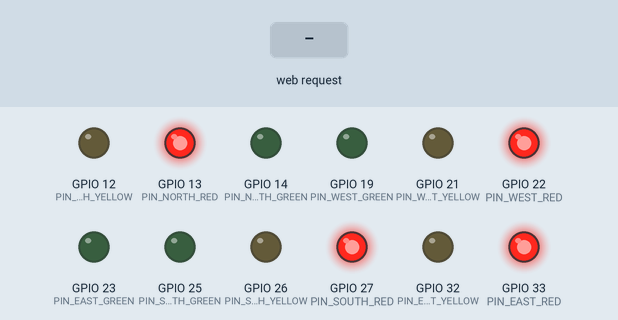
Bench run of a sketch on a simulated ESP32. Shown: output pins drawn as LEDs (lit = HIGH). The inputs (shaded band) are chosen by the test bench. WiFi joins after 1.5 s; servers stay silent unless stated; what the sketch prints to the serial monitor is not drawn.

Above: at 3.2 s.
3.3 s: HTTP request GET /all_off received
At 3.7 s:
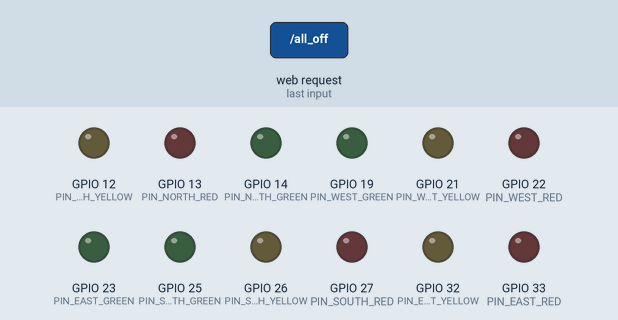
4.8 s: HTTP request GET /traffic?lane=1&signal=1&north=1 received
At 5.8 s:
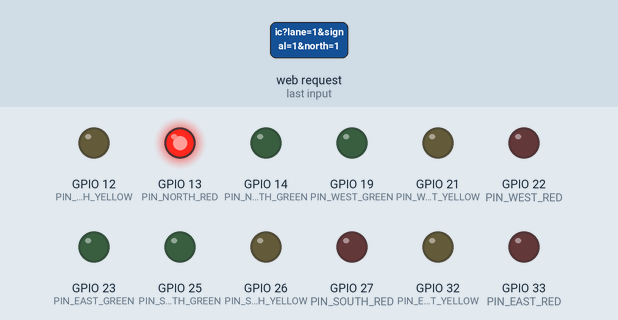
6.3 s: HTTP request GET /reset received
At 7.2 s:
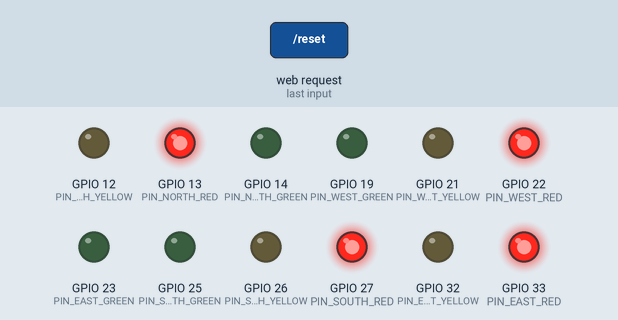
7.8 s: HTTP request GET /all_off?lane=1&signal=1&north=1 received
At 8.3 s:
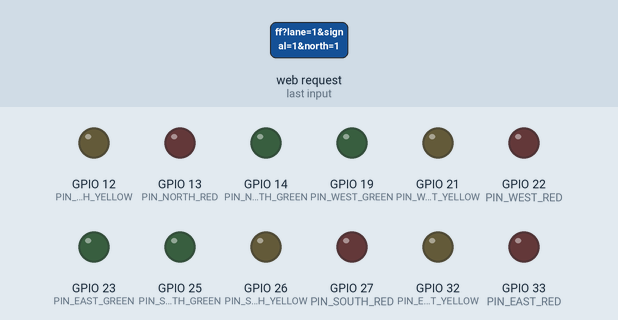
Timing chart, 0 to 10.3 s (numbered marks = the images above; inputs shaded):
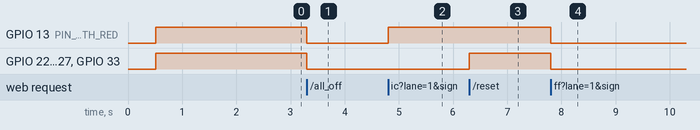

Measured:
- after the input at 3.3 s, GPIO 13 (PIN_NORTH_RED), GPIO 22 (PIN_WEST_RED), GPIO 27 (PIN_SOUTH_RED), GPIO 33 (PIN_EAST_RED): HIGH → LOW at once
- after the input at 4.8 s, GPIO 13 (PIN_NORTH_RED): LOW → HIGH at once
- after the input at 6.3 s, GPIO 22 (PIN_WEST_RED), GPIO 27 (PIN_SOUTH_RED), GPIO 33 (PIN_EAST_RED): LOW → HIGH at once
- after the input at 7.8 s, GPIO 13 (PIN_NORTH_RED), GPIO 22 (PIN_WEST_RED), GPIO 27 (PIN_SOUTH_RED), GPIO 33 (PIN_EAST_RED): HIGH → LOW at once

The sketch:

traffic_signal_controller.ino
```cpp
/*
 * ============================================================================
 * 🚦 ADAPTIVE TRAFFIC SIGNAL CONTROLLER - ESP32 FIRMWARE
 * Target Board: DOIT ESP32 DEVKIT V1
 * ============================================================================
 *
 * Hardware Pin Mapping:
 * NORTH: Red = GPIO 13, Yellow = GPIO 12, Green = GPIO 14
 * SOUTH: Red = GPIO 27, Yellow = GPIO 26, Green = GPIO 25
 * EAST:  Red = GPIO 33, Yellow = GPIO 32, Green = GPIO 23
 * WEST:  Red = GPIO 22, Yellow = GPIO 21, Green = GPIO 19
 *
 * HTTP Endpoints:
 * - GET /                                -> Status string & HTML Dashboard
 * - GET /status                         -> JSON status of all 4 lanes
 * - GET /signal?lane=North&signal=GREEN -> Set single lane (others remain unchanged)
 * - GET /traffic?north=RED&south=GREEN&east=RED&west=RED -> Atomic 4-lane update
 * - GET /reset                          -> Safe state: ALL RED
 * - GET /all_off                        -> Turns all 12 LEDs OFF
 * ============================================================================
 */

#include <WiFi.h>
#include <WebServer.h>

// ============================================================================
// WI-FI CONFIGURATION
// Replace with your local 2.4GHz Wi-Fi credentials before flashing
// ============================================================================
const char* ssid     = "YOUR_WIFI_SSID";
const char* password = "YOUR_WIFI_PASSWORD";

// Web server running on standard HTTP port 80
WebServer server(80);

// ============================================================================
// GPIO PIN DEFINITIONS
// ============================================================================
// North Lane
const int PIN_NORTH_RED    = 13;
const int PIN_NORTH_YELLOW = 12;
const int PIN_NORTH_GREEN  = 14;

// South Lane
const int PIN_SOUTH_RED    = 27;
const int PIN_SOUTH_YELLOW = 26;
const int PIN_SOUTH_GREEN  = 25;

// East Lane
const int PIN_EAST_RED     = 33;
const int PIN_EAST_YELLOW  = 32;
const int PIN_EAST_GREEN   = 23;

// West Lane
const int PIN_WEST_RED     = 22;
const int PIN_WEST_YELLOW  = 21;
const int PIN_WEST_GREEN   = 19;

// State tracking for each lane ("RED", "YELLOW", "GREEN", "OFF")
String stateNorth = "RED";
String stateSouth = "RED";
String stateEast  = "RED";
String stateWest  = "RED";

// ============================================================================
// HARDWARE CONTROL FUNCTIONS
// ============================================================================

void applyLaneSignal(const String& laneName, const String& signal) {
  int pinRed = -1, pinYellow = -1, pinGreen = -1;
  String* targetState = nullptr;

  if (laneName.equalsIgnoreCase("North")) {
    pinRed    = PIN_NORTH_RED;
    pinYellow = PIN_NORTH_YELLOW;
    pinGreen  = PIN_NORTH_GREEN;
    targetState = &stateNorth;
  } else if (laneName.equalsIgnoreCase("South")) {
    pinRed    = PIN_SOUTH_RED;
    pinYellow = PIN_SOUTH_YELLOW;
    pinGreen  = PIN_SOUTH_GREEN;
    targetState = &stateSouth;
  } else if (laneName.equalsIgnoreCase("East")) {
    pinRed    = PIN_EAST_RED;
    pinYellow = PIN_EAST_YELLOW;
    pinGreen  = PIN_EAST_GREEN;
    targetState = &stateEast;
  } else if (laneName.equalsIgnoreCase("West")) {
    pinRed    = PIN_WEST_RED;
    pinYellow = PIN_WEST_YELLOW;
    pinGreen  = PIN_WEST_GREEN;
    targetState = &stateWest;
  } else {
    Serial.printf("[ESP32] Unknown lane specified: %s\n", laneName.c_str());
    return;
  }

  // 1. Safe state transition: turn off all 3 LEDs for this lane first
  digitalWrite(pinRed, LOW);
  digitalWrite(pinYellow, LOW);
  digitalWrite(pinGreen, LOW);

  // 2. Light only the commanded LED
  if (signal.equalsIgnoreCase("GREEN")) {
    digitalWrite(pinGreen, HIGH);
    *targetState = "GREEN";
  } else if (signal.equalsIgnoreCase("YELLOW")) {
    digitalWrite(pinYellow, HIGH);
    *targetState = "YELLOW";
  } else if (signal.equalsIgnoreCase("RED")) {
    digitalWrite(pinRed, HIGH);
    *targetState = "RED";
  } else if (signal.equalsIgnoreCase("OFF")) {
    *targetState = "OFF";
  } else {
    // Default safe fallback is RED
    digitalWrite(pinRed, HIGH);
    *targetState = "RED";
  }

  Serial.printf("[ESP32] Lane %s set to %s\n", laneName.c_str(), targetState->c_str());
}

void setSafeStateAllRed() {
  applyLaneSignal("North", "RED");
  applyLaneSignal("South", "RED");
  applyLaneSignal("East",  "RED");
  applyLaneSignal("West",  "RED");
  Serial.println("[ESP32] All lanes transitioned to safe state (ALL RED)");
}

void setAllOff() {
  applyLaneSignal("North", "OFF");
  applyLaneSignal("South", "OFF");
  applyLaneSignal("East",  "OFF");
  applyLaneSignal("West",  "OFF");
  Serial.println("[ESP32] All 12 LEDs turned OFF");
}

void sendCORSHeaders() {
  server.sendHeader("Access-Control-Allow-Origin", "*");
  server.sendHeader("Access-Control-Allow-Methods", "GET, POST, OPTIONS");
  server.sendHeader("Access-Control-Allow-Headers", "*");
}

// ============================================================================
// HTTP ROUTE HANDLERS
// ============================================================================

void handleRoot() {
  sendCORSHeaders();
  String html = "<!DOCTYPE html><html><head><title>ESP32 Traffic Controller</title>";
  html += "<meta name='viewport' content='width=device-width, initial-scale=1'>";
  html += "<style>body{font-family:sans-serif;background:#0a0f1e;color:#e0f0ff;padding:24px;text-align:center}";
  html += ".grid{display:grid;grid-template-columns:repeat(auto-fit,minmax(140px,1fr));gap:16px;max-width:600px;margin:24px auto}";
  html += ".card{background:#131c2e;padding:16px;border-radius:12px;border:1px solid #1e2d4a}";
  html += ".status{font-weight:bold;font-size:18px;margin-top:8px}";
  html += ".btn{display:inline-block;padding:10px 20px;background:#00ff87;color:#0a0f1e;border-radius:8px;text-decoration:none;font-weight:bold;margin:6px}";
  html += "</style></head><body>";
  html += "<h2>🚦 ESP32 Traffic Signal Controller Online</h2>";
  html += "<p style='color:#7090b0'>IP: " + WiFi.localIP().toString() + "</p>";
  html += "<div class='grid'>";
  html += "<div class='card'>North<div class='status' style='color:" + String(stateNorth == "GREEN" ? "#00ff87" : (stateNorth == "YELLOW" ? "#ffd32a" : "#ff4757")) + "'>" + stateNorth + "</div></div>";
  html += "<div class='card'>South<div class='status' style='color:" + String(stateSouth == "GREEN" ? "#00ff87" : (stateSouth == "YELLOW" ? "#ffd32a" : "#ff4757")) + "'>" + stateSouth + "</div></div>";
  html += "<div class='card'>East<div class='status' style='color:" + String(stateEast == "GREEN" ? "#00ff87" : (stateEast == "YELLOW" ? "#ffd32a" : "#ff4757")) + "'>" + stateEast + "</div></div>";
  html += "<div class='card'>West<div class='status' style='color:" + String(stateWest == "GREEN" ? "#00ff87" : (stateWest == "YELLOW" ? "#ffd32a" : "#ff4757")) + "'>" + stateWest + "</div></div>";
  html += "</div>";
  html += "<div><a class='btn' href='/reset'>Set Safe State (ALL RED)</a></div>";
  html += "<p style='font-size:12px;color:#4a7090;margin-top:20px'>ESP32 Traffic Signal Controller Online</p>";
  html += "</body></html>";
  server.send(200, "text/html", html);
}

void handleStatusJson() {
  sendCORSHeaders();
  String json = "{";
  json += "\"status\":\"online\",";
  json += "\"ip\":\"" + WiFi.localIP().toString() + "\",";
  json += "\"signals\":{";
  json += "\"North\":\"" + stateNorth + "\",";
  json += "\"South\":\"" + stateSouth + "\",";
  json += "\"East\":\""  + stateEast  + "\",";
  json += "\"West\":\""  + stateWest  + "\"";
  json += "},";
  json += "\"gpio\":{";
  json += "\"North\":{\"red\":" + String(PIN_NORTH_RED) + ",\"yellow\":" + String(PIN_NORTH_YELLOW) + ",\"green\":" + String(PIN_NORTH_GREEN) + "},";
  json += "\"South\":{\"red\":" + String(PIN_SOUTH_RED) + ",\"yellow\":" + String(PIN_SOUTH_YELLOW) + ",\"green\":" + String(PIN_SOUTH_GREEN) + "},";
  json += "\"East\":{\"red\":"  + String(PIN_EAST_RED)  + ",\"yellow\":" + String(PIN_EAST_YELLOW)  + ",\"green\":" + String(PIN_EAST_GREEN)  + "},";
  json += "\"West\":{\"red\":"  + String(PIN_WEST_RED)  + ",\"yellow\":" + String(PIN_WEST_YELLOW)  + ",\"green\":" + String(PIN_WEST_GREEN)  + "}";
  json += "}";
  json += "}";
  server.send(200, "application/json", json);
}

// Single lane control: /signal?lane=North&signal=GREEN
void handleSingleSignal() {
  sendCORSHeaders();
  if (!server.hasArg("lane") || !server.hasArg("signal")) {
    server.send(400, "application/json", "{\"error\":\"Missing required query params 'lane' and 'signal'\"}");
    return;
  }

  String lane = server.arg("lane");
  String signal = server.arg("signal");

  applyLaneSignal(lane, signal);

  String resp = "{\"success\":true,\"lane\":\"" + lane + "\",\"signal\":\"" + signal + "\"}";
  server.send(200, "application/json", resp);
}

// Atomic multi-lane control: /traffic?north=RED&south=GREEN&east=RED&west=RED
void handleTrafficUpdate() {
  sendCORSHeaders();

  if (server.hasArg("north")) applyLaneSignal("North", server.arg("north"));
  if (server.hasArg("south")) applyLaneSignal("South", server.arg("south"));
  if (server.hasArg("east"))  applyLaneSignal("East",  server.arg("east"));
  if (server.hasArg("west"))  applyLaneSignal("West",  server.arg("west"));

  String json = "{";
  json += "\"success\":true,";
  json += "\"signals\":{";
  json += "\"North\":\"" + stateNorth + "\",";
  json += "\"South\":\"" + stateSouth + "\",";
  json += "\"East\":\""  + stateEast  + "\",";
  json += "\"West\":\""  + stateWest  + "\"";
  json += "}";
  json += "}";
  server.send(200, "application/json", json);
}

// Safe state reset: /reset
void handleReset() {
  sendCORSHeaders();
  setSafeStateAllRed();
  server.send(200, "application/json", "{\"success\":true,\"state\":\"ALL_RED\",\"message\":\"Safe state activated\"}");
}

// All LEDs off: /all_off
void handleAllOff() {
  sendCORSHeaders();
  setAllOff();
  server.send(200, "application/json", "{\"success\":true,\"state\":\"ALL_OFF\"}");
}

void handleNotFound() {
  sendCORSHeaders();
  server.send(404, "application/json", "{\"error\":\"Endpoint not found\"}");
}

// ============================================================================
// SETUP & MAIN LOOP
// ============================================================================

void setup() {
  Serial.begin(115200);
  delay(500);
  Serial.println();
  Serial.println("==================================================");
  Serial.println("🚦 ESP32 DOIT DEVKIT V1 Traffic Signal Controller");
  Serial.println("==================================================");

  // Initialize all 12 GPIO pins as outputs
  pinMode(PIN_NORTH_RED, OUTPUT);
  pinMode(PIN_NORTH_YELLOW, OUTPUT);
  pinMode(PIN_NORTH_GREEN, OUTPUT);

  pinMode(PIN_SOUTH_RED, OUTPUT);
  pinMode(PIN_SOUTH_YELLOW, OUTPUT);
  pinMode(PIN_SOUTH_GREEN, OUTPUT);

  pinMode(PIN_EAST_RED, OUTPUT);
  pinMode(PIN_EAST_YELLOW, OUTPUT);
  pinMode(PIN_EAST_GREEN, OUTPUT);

  pinMode(PIN_WEST_RED, OUTPUT);
  pinMode(PIN_WEST_YELLOW, OUTPUT);
  pinMode(PIN_WEST_GREEN, OUTPUT);

  // Initial boot state: ALL RED (Safe)
  setSafeStateAllRed();

  // Connect to Wi-Fi
  Serial.printf("Connecting to Wi-Fi SSID: %s ", ssid);
  WiFi.mode(WIFI_STA);
  WiFi.begin(ssid, password);

  int attempts = 0;
  while (WiFi.status() != WL_CONNECTED && attempts < 30) {
    delay(500);
    Serial.print(".");
    attempts++;
  }

  Serial.println();
  if (WiFi.status() == WL_CONNECTED) {
    Serial.println("Wi-Fi connected!");
    Serial.print("ESP32 IP Address: ");
    Serial.println(WiFi.localIP());
    Serial.println("==================================================");
  } else {
    Serial.println("⚠️ Wi-Fi connection timed out. Check SSID/Password.");
    Serial.println("ESP32 will continue in standalone safe mode.");
    Serial.println("==================================================");
  }

  // Register Web Server Routes
  server.on("/", HTTP_GET, handleRoot);
  server.on("/status", HTTP_GET, handleStatusJson);
  server.on("/signal", HTTP_GET, handleSingleSignal);
  server.on("/traffic", HTTP_GET, handleTrafficUpdate);
  server.on("/reset", HTTP_GET, handleReset);
  server.on("/all_off", HTTP_GET, handleAllOff);
  server.onNotFound(handleNotFound);

  // Start HTTP Server
  server.begin();
  Serial.println("HTTP server started on port 80");
}

void loop() {
  server.handleClient();
}
```
